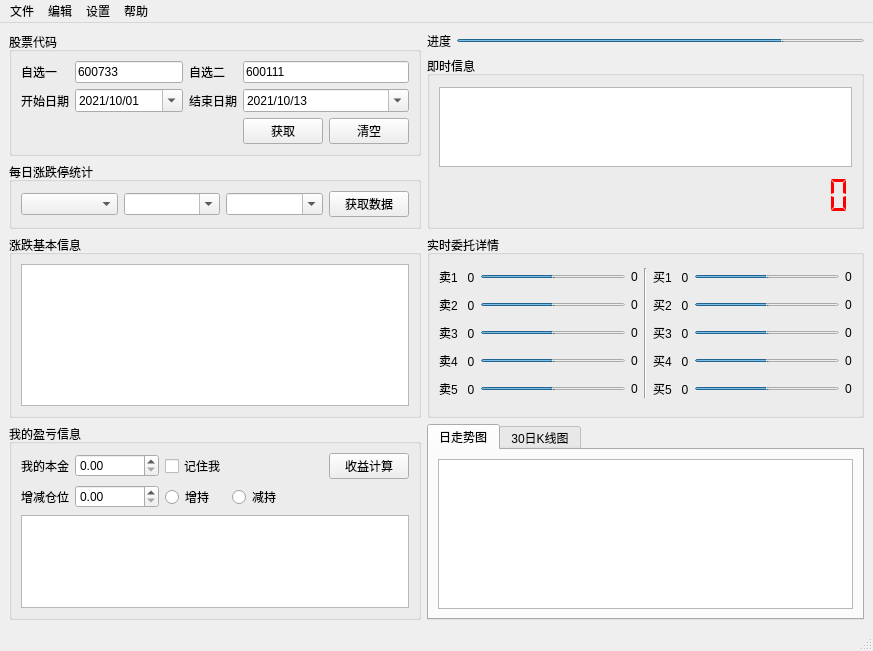
<?xml version="1.0" encoding="UTF-8"?>
<ui version="4.0">
 <class>Stock_Monitoring</class>
 <widget class="QMainWindow" name="Stock_Monitoring">
  <property name="geometry">
   <rect>
    <x>0</x>
    <y>0</y>
    <width>873</width>
    <height>651</height>
   </rect>
  </property>
  <property name="windowTitle">
   <string>Stock_Monitoring</string>
  </property>
  <property name="styleSheet">
   <string notr="true"/>
  </property>
  <widget class="QWidget" name="centralwidget">
   <layout class="QGridLayout" name="gridLayout_3">
    <item row="0" column="2">
     <widget class="QProgressBar" name="progressBar_stock">
      <property name="maximumSize">
       <size>
        <width>16777215</width>
        <height>3</height>
       </size>
      </property>
      <property name="styleSheet">
       <string notr="true"/>
      </property>
      <property name="value">
       <number>80</number>
      </property>
      <property name="textVisible">
       <bool>false</bool>
      </property>
     </widget>
    </item>
    <item row="2" column="0">
     <widget class="QGroupBox" name="groupBox_3">
      <property name="title">
       <string>涨跌基本信息</string>
      </property>
      <layout class="QGridLayout" name="gridLayout_9">
       <item row="1" column="0">
        <widget class="QListWidget" name="listWidget_zd_msg"/>
       </item>
      </layout>
     </widget>
    </item>
    <item row="0" column="0" rowspan="2">
     <layout class="QGridLayout" name="gridLayout_2">
      <item row="1" column="0" colspan="2">
       <widget class="QGroupBox" name="groupBox_daily_up">
        <property name="title">
         <string>每日涨跌停统计 </string>
        </property>
        <layout class="QHBoxLayout" name="horizontalLayout">
         <item>
          <widget class="QComboBox" name="comboBox">
           <property name="editable">
            <bool>false</bool>
           </property>
          </widget>
         </item>
         <item>
          <widget class="QComboBox" name="comboBox_2">
           <property name="editable">
            <bool>true</bool>
           </property>
          </widget>
         </item>
         <item>
          <widget class="QComboBox" name="comboBox_3">
           <property name="editable">
            <bool>true</bool>
           </property>
          </widget>
         </item>
         <item>
          <widget class="QPushButton" name="pushButton_get_zd_data">
           <property name="maximumSize">
            <size>
             <width>80</width>
             <height>16777215</height>
            </size>
           </property>
           <property name="text">
            <string>获取数据</string>
           </property>
          </widget>
         </item>
        </layout>
       </widget>
      </item>
      <item row="0" column="0" colspan="2">
       <widget class="QGroupBox" name="groupBox_stock">
        <property name="title">
         <string>股票代码</string>
        </property>
        <layout class="QGridLayout" name="gridLayout">
         <item row="4" column="1">
          <widget class="QDateEdit" name="dateEdit_begin">
           <property name="dateTime">
            <datetime>
             <hour>0</hour>
             <minute>0</minute>
             <second>0</second>
             <year>2021</year>
             <month>10</month>
             <day>1</day>
            </datetime>
           </property>
           <property name="maximumDate">
            <date>
             <year>2100</year>
             <month>12</month>
             <day>31</day>
            </date>
           </property>
           <property name="minimumDate">
            <date>
             <year>2008</year>
             <month>1</month>
             <day>1</day>
            </date>
           </property>
           <property name="displayFormat">
            <string>yyyy/MM/dd</string>
           </property>
           <property name="calendarPopup">
            <bool>true</bool>
           </property>
          </widget>
         </item>
         <item row="5" column="4">
          <layout class="QHBoxLayout" name="horizontalLayout_2">
           <item>
            <widget class="QPushButton" name="pushButton_search">
             <property name="maximumSize">
              <size>
               <width>16777215</width>
               <height>16777215</height>
              </size>
             </property>
             <property name="styleSheet">
              <string notr="true"/>
             </property>
             <property name="text">
              <string>获取</string>
             </property>
            </widget>
           </item>
           <item>
            <widget class="QPushButton" name="pushButton_clear">
             <property name="styleSheet">
              <string notr="true"/>
             </property>
             <property name="text">
              <string>清空</string>
             </property>
            </widget>
           </item>
          </layout>
         </item>
         <item row="1" column="1">
          <widget class="QLineEdit" name="lineEdit_1">
           <property name="inputMask">
            <string/>
           </property>
           <property name="text">
            <string>600733</string>
           </property>
          </widget>
         </item>
         <item row="1" column="4">
          <widget class="QLineEdit" name="lineEdit_2">
           <property name="text">
            <string>600111</string>
           </property>
          </widget>
         </item>
         <item row="1" column="2">
          <widget class="QLabel" name="label_4">
           <property name="text">
            <string>自选二</string>
           </property>
          </widget>
         </item>
         <item row="4" column="0">
          <widget class="QLabel" name="label">
           <property name="text">
            <string>开始日期</string>
           </property>
          </widget>
         </item>
         <item row="1" column="0">
          <widget class="QLabel" name="label_3">
           <property name="text">
            <string>自选一</string>
           </property>
          </widget>
         </item>
         <item row="4" column="2">
          <widget class="QLabel" name="label_2">
           <property name="text">
            <string>结束日期</string>
           </property>
          </widget>
         </item>
         <item row="4" column="4">
          <widget class="QDateEdit" name="dateEdit_end">
           <property name="dateTime">
            <datetime>
             <hour>0</hour>
             <minute>0</minute>
             <second>0</second>
             <year>2021</year>
             <month>10</month>
             <day>13</day>
            </datetime>
           </property>
           <property name="maximumDate">
            <date>
             <year>2100</year>
             <month>12</month>
             <day>31</day>
            </date>
           </property>
           <property name="minimumDate">
            <date>
             <year>2008</year>
             <month>1</month>
             <day>1</day>
            </date>
           </property>
           <property name="displayFormat">
            <string>yyyy/MM/dd</string>
           </property>
           <property name="calendarPopup">
            <bool>true</bool>
           </property>
          </widget>
         </item>
        </layout>
       </widget>
      </item>
     </layout>
    </item>
    <item row="3" column="1" rowspan="2" colspan="2">
     <widget class="QTabWidget" name="tabWidget">
      <property name="maximumSize">
       <size>
        <width>16777215</width>
        <height>16777215</height>
       </size>
      </property>
      <property name="currentIndex">
       <number>0</number>
      </property>
      <widget class="QWidget" name="tab_daily">
       <property name="focusPolicy">
        <enum>Qt::NoFocus</enum>
       </property>
       <property name="contextMenuPolicy">
        <enum>Qt::DefaultContextMenu</enum>
       </property>
       <attribute name="title">
        <string>日走势图</string>
       </attribute>
       <layout class="QGridLayout" name="gridLayout_4">
        <item row="0" column="0">
         <widget class="GraphicsLayoutWidget" name="graphicsView_daily_line"/>
        </item>
       </layout>
      </widget>
      <widget class="QWidget" name="tab_30_K">
       <attribute name="title">
        <string>30日K线图</string>
       </attribute>
       <layout class="QGridLayout" name="gridLayout_5">
        <item row="0" column="0">
         <widget class="GraphicsLayoutWidget" name="graphicsView_matplot"/>
        </item>
       </layout>
      </widget>
     </widget>
    </item>
    <item row="3" column="0" rowspan="2">
     <widget class="QGroupBox" name="groupBox">
      <property name="title">
       <string>我的盈亏信息</string>
      </property>
      <layout class="QGridLayout" name="gridLayout_7">
       <item row="1" column="1">
        <widget class="QDoubleSpinBox" name="doubleSpinBox"/>
       </item>
       <item row="0" column="0">
        <widget class="QLabel" name="label_6">
         <property name="text">
          <string>我的本金</string>
         </property>
        </widget>
       </item>
       <item row="2" column="0" colspan="5">
        <widget class="QListWidget" name="listWidget_person_msg"/>
       </item>
       <item row="0" column="4">
        <widget class="QPushButton" name="pushButton">
         <property name="text">
          <string>收益计算</string>
         </property>
        </widget>
       </item>
       <item row="0" column="2">
        <widget class="QCheckBox" name="checkBox_remember">
         <property name="text">
          <string>记住我</string>
         </property>
        </widget>
       </item>
       <item row="1" column="3">
        <widget class="QRadioButton" name="radioButton_2">
         <property name="text">
          <string>减持</string>
         </property>
        </widget>
       </item>
       <item row="1" column="2">
        <widget class="QRadioButton" name="radioButton">
         <property name="text">
          <string>增持</string>
         </property>
        </widget>
       </item>
       <item row="1" column="0">
        <widget class="QLabel" name="label_7">
         <property name="text">
          <string>增减仓位</string>
         </property>
        </widget>
       </item>
       <item row="0" column="3">
        <spacer name="horizontalSpacer">
         <property name="orientation">
          <enum>Qt::Horizontal</enum>
         </property>
         <property name="sizeHint" stdset="0">
          <size>
           <width>40</width>
           <height>20</height>
          </size>
         </property>
        </spacer>
       </item>
       <item row="0" column="1">
        <widget class="QDoubleSpinBox" name="doubleSpinBox_my_money">
         <property name="enabled">
          <bool>true</bool>
         </property>
         <property name="layoutDirection">
          <enum>Qt::LeftToRight</enum>
         </property>
         <property name="maximum">
          <double>10000000.000000000000000</double>
         </property>
        </widget>
       </item>
      </layout>
     </widget>
    </item>
    <item row="0" column="1">
     <widget class="QLabel" name="label_5">
      <property name="text">
       <string>进度</string>
      </property>
     </widget>
    </item>
    <item row="1" column="1" colspan="2">
     <widget class="QGroupBox" name="groupBox_realtime">
      <property name="maximumSize">
       <size>
        <width>16777215</width>
        <height>240</height>
       </size>
      </property>
      <property name="title">
       <string>即时信息</string>
      </property>
      <layout class="QGridLayout" name="gridLayout_6">
       <item row="0" column="0" colspan="3">
        <widget class="QListWidget" name="listWidget_show_msg">
         <property name="maximumSize">
          <size>
           <width>16777215</width>
           <height>80</height>
          </size>
         </property>
         <property name="styleSheet">
          <string notr="true"/>
         </property>
        </widget>
       </item>
       <item row="1" column="0">
        <widget class="QLabel" name="label_name">
         <property name="font">
          <font>
           <family>3ds</family>
           <pointsize>18</pointsize>
           <weight>75</weight>
           <italic>false</italic>
           <bold>true</bold>
          </font>
         </property>
         <property name="contextMenuPolicy">
          <enum>Qt::DefaultContextMenu</enum>
         </property>
         <property name="layoutDirection">
          <enum>Qt::RightToLeft</enum>
         </property>
         <property name="autoFillBackground">
          <bool>false</bool>
         </property>
         <property name="styleSheet">
          <string notr="true">color: rgb(255, 0, 0);</string>
         </property>
         <property name="frameShape">
          <enum>QFrame::NoFrame</enum>
         </property>
         <property name="text">
          <string/>
         </property>
         <property name="wordWrap">
          <bool>false</bool>
         </property>
        </widget>
       </item>
       <item row="1" column="2">
        <widget class="QLCDNumber" name="lcdNumber_current_price">
         <property name="sizePolicy">
          <sizepolicy hsizetype="Minimum" vsizetype="Fixed">
           <horstretch>0</horstretch>
           <verstretch>60</verstretch>
          </sizepolicy>
         </property>
         <property name="maximumSize">
          <size>
           <width>120</width>
           <height>40</height>
          </size>
         </property>
         <property name="font">
          <font>
           <pointsize>9</pointsize>
           <weight>75</weight>
           <italic>false</italic>
           <bold>true</bold>
          </font>
         </property>
         <property name="layoutDirection">
          <enum>Qt::RightToLeft</enum>
         </property>
         <property name="styleSheet">
          <string notr="true">color: rgb(255, 0, 0);</string>
         </property>
         <property name="frameShape">
          <enum>QFrame::NoFrame</enum>
         </property>
         <property name="frameShadow">
          <enum>QFrame::Sunken</enum>
         </property>
         <property name="lineWidth">
          <number>1</number>
         </property>
         <property name="smallDecimalPoint">
          <bool>false</bool>
         </property>
         <property name="digitCount">
          <number>6</number>
         </property>
         <property name="segmentStyle">
          <enum>QLCDNumber::Flat</enum>
         </property>
         <property name="value" stdset="0">
          <double>0.000000000000000</double>
         </property>
        </widget>
       </item>
       <item row="1" column="1">
        <widget class="QLabel" name="label_zd">
         <property name="sizePolicy">
          <sizepolicy hsizetype="Fixed" vsizetype="Preferred">
           <horstretch>0</horstretch>
           <verstretch>0</verstretch>
          </sizepolicy>
         </property>
         <property name="font">
          <font>
           <pointsize>18</pointsize>
           <weight>75</weight>
           <bold>true</bold>
          </font>
         </property>
         <property name="layoutDirection">
          <enum>Qt::RightToLeft</enum>
         </property>
         <property name="styleSheet">
          <string notr="true">color: rgb(255, 0, 0);</string>
         </property>
         <property name="text">
          <string/>
         </property>
        </widget>
       </item>
      </layout>
     </widget>
    </item>
    <item row="2" column="1" colspan="2">
     <widget class="QGroupBox" name="groupBox_2">
      <property name="title">
       <string>实时委托详情</string>
      </property>
      <layout class="QGridLayout" name="gridLayout_8">
       <item row="3" column="5">
        <widget class="QProgressBar" name="progressBar_b3">
         <property name="maximumSize">
          <size>
           <width>16777215</width>
           <height>3</height>
          </size>
         </property>
         <property name="styleSheet">
          <string notr="true"/>
         </property>
         <property name="value">
          <number>50</number>
         </property>
         <property name="textVisible">
          <bool>false</bool>
         </property>
        </widget>
       </item>
       <item row="1" column="3" rowspan="5">
        <widget class="Line" name="line">
         <property name="font">
          <font>
           <pointsize>18</pointsize>
           <weight>75</weight>
           <bold>true</bold>
          </font>
         </property>
         <property name="orientation">
          <enum>Qt::Vertical</enum>
         </property>
        </widget>
       </item>
       <item row="2" column="2">
        <widget class="QLabel" name="label_s2">
         <property name="text">
          <string>0</string>
         </property>
        </widget>
       </item>
       <item row="2" column="6">
        <widget class="QLabel" name="label_b2">
         <property name="text">
          <string>0</string>
         </property>
        </widget>
       </item>
       <item row="1" column="6">
        <widget class="QLabel" name="label_b1">
         <property name="text">
          <string>0</string>
         </property>
        </widget>
       </item>
       <item row="5" column="0">
        <widget class="QLabel" name="label_sell5">
         <property name="text">
          <string>卖5   0</string>
         </property>
        </widget>
       </item>
       <item row="1" column="2">
        <widget class="QLabel" name="label_s1">
         <property name="text">
          <string>0</string>
         </property>
        </widget>
       </item>
       <item row="1" column="5">
        <widget class="QProgressBar" name="progressBar_b1">
         <property name="maximumSize">
          <size>
           <width>16777215</width>
           <height>3</height>
          </size>
         </property>
         <property name="styleSheet">
          <string notr="true"/>
         </property>
         <property name="value">
          <number>50</number>
         </property>
         <property name="textVisible">
          <bool>false</bool>
         </property>
        </widget>
       </item>
       <item row="2" column="0">
        <widget class="QLabel" name="label_sell2">
         <property name="text">
          <string>卖2   0</string>
         </property>
        </widget>
       </item>
       <item row="1" column="0">
        <widget class="QLabel" name="label_sell1">
         <property name="text">
          <string>卖1   0</string>
         </property>
        </widget>
       </item>
       <item row="3" column="4">
        <widget class="QLabel" name="label_buy3">
         <property name="text">
          <string>买3   0</string>
         </property>
        </widget>
       </item>
       <item row="4" column="4">
        <widget class="QLabel" name="label_buy4">
         <property name="text">
          <string>买4   0</string>
         </property>
        </widget>
       </item>
       <item row="4" column="1">
        <widget class="QProgressBar" name="progressBar_s4">
         <property name="maximumSize">
          <size>
           <width>16777215</width>
           <height>3</height>
          </size>
         </property>
         <property name="styleSheet">
          <string notr="true"/>
         </property>
         <property name="value">
          <number>50</number>
         </property>
         <property name="textVisible">
          <bool>false</bool>
         </property>
        </widget>
       </item>
       <item row="5" column="1">
        <widget class="QProgressBar" name="progressBar_s5">
         <property name="maximumSize">
          <size>
           <width>16777215</width>
           <height>3</height>
          </size>
         </property>
         <property name="styleSheet">
          <string notr="true"/>
         </property>
         <property name="value">
          <number>50</number>
         </property>
         <property name="textVisible">
          <bool>false</bool>
         </property>
        </widget>
       </item>
       <item row="2" column="4">
        <widget class="QLabel" name="label_buy2">
         <property name="text">
          <string>买2   0</string>
         </property>
        </widget>
       </item>
       <item row="3" column="0">
        <widget class="QLabel" name="label_sell3">
         <property name="text">
          <string>卖3   0</string>
         </property>
        </widget>
       </item>
       <item row="1" column="4">
        <widget class="QLabel" name="label_buy1">
         <property name="text">
          <string>买1   0</string>
         </property>
        </widget>
       </item>
       <item row="4" column="6">
        <widget class="QLabel" name="label_b4">
         <property name="text">
          <string>0</string>
         </property>
        </widget>
       </item>
       <item row="3" column="1">
        <widget class="QProgressBar" name="progressBar_s3">
         <property name="maximumSize">
          <size>
           <width>16777215</width>
           <height>3</height>
          </size>
         </property>
         <property name="styleSheet">
          <string notr="true"/>
         </property>
         <property name="value">
          <number>50</number>
         </property>
         <property name="textVisible">
          <bool>false</bool>
         </property>
        </widget>
       </item>
       <item row="1" column="1">
        <widget class="QProgressBar" name="progressBar_s1">
         <property name="maximumSize">
          <size>
           <width>16777215</width>
           <height>3</height>
          </size>
         </property>
         <property name="styleSheet">
          <string notr="true"/>
         </property>
         <property name="value">
          <number>50</number>
         </property>
         <property name="textVisible">
          <bool>false</bool>
         </property>
        </widget>
       </item>
       <item row="5" column="2">
        <widget class="QLabel" name="label_s5">
         <property name="text">
          <string>0</string>
         </property>
        </widget>
       </item>
       <item row="5" column="4">
        <widget class="QLabel" name="label_buy5">
         <property name="text">
          <string>买5   0</string>
         </property>
        </widget>
       </item>
       <item row="4" column="2">
        <widget class="QLabel" name="label_s4">
         <property name="text">
          <string>0</string>
         </property>
        </widget>
       </item>
       <item row="2" column="1">
        <widget class="QProgressBar" name="progressBar_s2">
         <property name="maximumSize">
          <size>
           <width>16777215</width>
           <height>3</height>
          </size>
         </property>
         <property name="styleSheet">
          <string notr="true"/>
         </property>
         <property name="value">
          <number>50</number>
         </property>
         <property name="textVisible">
          <bool>false</bool>
         </property>
        </widget>
       </item>
       <item row="5" column="6">
        <widget class="QLabel" name="label_b5">
         <property name="text">
          <string>0</string>
         </property>
        </widget>
       </item>
       <item row="4" column="5">
        <widget class="QProgressBar" name="progressBar_b4">
         <property name="maximumSize">
          <size>
           <width>16777215</width>
           <height>3</height>
          </size>
         </property>
         <property name="styleSheet">
          <string notr="true"/>
         </property>
         <property name="value">
          <number>50</number>
         </property>
         <property name="textVisible">
          <bool>false</bool>
         </property>
        </widget>
       </item>
       <item row="3" column="6">
        <widget class="QLabel" name="label_b3">
         <property name="text">
          <string>0</string>
         </property>
        </widget>
       </item>
       <item row="2" column="5">
        <widget class="QProgressBar" name="progressBar_b2">
         <property name="maximumSize">
          <size>
           <width>16777215</width>
           <height>3</height>
          </size>
         </property>
         <property name="styleSheet">
          <string notr="true"/>
         </property>
         <property name="value">
          <number>50</number>
         </property>
         <property name="textVisible">
          <bool>false</bool>
         </property>
        </widget>
       </item>
       <item row="3" column="2">
        <widget class="QLabel" name="label_s3">
         <property name="text">
          <string>0</string>
         </property>
        </widget>
       </item>
       <item row="5" column="5">
        <widget class="QProgressBar" name="progressBar_b5">
         <property name="maximumSize">
          <size>
           <width>16777215</width>
           <height>3</height>
          </size>
         </property>
         <property name="styleSheet">
          <string notr="true"/>
         </property>
         <property name="value">
          <number>50</number>
         </property>
         <property name="textVisible">
          <bool>false</bool>
         </property>
        </widget>
       </item>
       <item row="4" column="0">
        <widget class="QLabel" name="label_sell4">
         <property name="text">
          <string>卖4   0</string>
         </property>
        </widget>
       </item>
      </layout>
     </widget>
    </item>
   </layout>
  </widget>
  <widget class="QMenuBar" name="menubar">
   <property name="geometry">
    <rect>
     <x>0</x>
     <y>0</y>
     <width>873</width>
     <height>23</height>
    </rect>
   </property>
   <widget class="QMenu" name="menu_file">
    <property name="title">
     <string>文件</string>
    </property>
    <addaction name="menu_new"/>
    <addaction name="menu_open"/>
   </widget>
   <widget class="QMenu" name="menu_edit">
    <property name="title">
     <string>编辑</string>
    </property>
    <addaction name="menu_select"/>
   </widget>
   <widget class="QMenu" name="menu_set">
    <property name="title">
     <string>设置</string>
    </property>
    <widget class="QMenu" name="menu_theme_set">
     <property name="title">
      <string>主题设置</string>
     </property>
     <addaction name="action_dark"/>
     <addaction name="action_light"/>
    </widget>
    <addaction name="menu_theme_set"/>
   </widget>
   <widget class="QMenu" name="menu_help">
    <property name="title">
     <string>帮助</string>
    </property>
    <addaction name="action_support"/>
    <addaction name="separator"/>
    <addaction name="action_about"/>
   </widget>
   <addaction name="menu_file"/>
   <addaction name="menu_edit"/>
   <addaction name="menu_set"/>
   <addaction name="menu_help"/>
  </widget>
  <widget class="QStatusBar" name="statusbar"/>
  <action name="menu_new">
   <property name="text">
    <string>新建</string>
   </property>
   <property name="shortcut">
    <string>Ctrl+N</string>
   </property>
  </action>
  <action name="menu_select">
   <property name="text">
    <string>选择</string>
   </property>
  </action>
  <action name="menu_open">
   <property name="text">
    <string>打开</string>
   </property>
  </action>
  <action name="action_support">
   <property name="text">
    <string>联系支持</string>
   </property>
   <property name="shortcut">
    <string/>
   </property>
  </action>
  <action name="action_about">
   <property name="text">
    <string>关于</string>
   </property>
  </action>
  <action name="action_dark">
   <property name="text">
    <string>暗黑主题</string>
   </property>
  </action>
  <action name="action_light">
   <property name="text">
    <string>白色主题</string>
   </property>
  </action>
 </widget>
 <customwidgets>
  <customwidget>
   <class>GraphicsLayoutWidget</class>
   <extends>QGraphicsView</extends>
   <header location="global">pyqtgraph</header>
  </customwidget>
 </customwidgets>
 <resources/>
 <connections/>
</ui>
